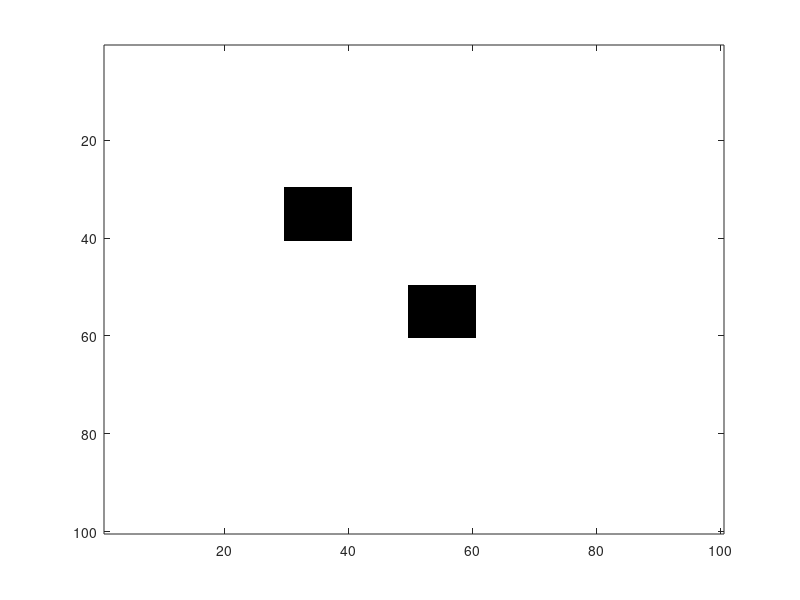

Here is the MATLAB script that generated this plot: (Note: this script raises an error after producing the figure.)
%   Project 4
%   Potential Path Planning Algorithm
%   Tausif Sharif
%   Michael Melville

%% Creating Map With Obstacle
clear
map = zeros(100);

obstacle = 1;
block = [30 40]; %height, width
block2 = [50 60];

for i=block(1,1):block(1,2)
   for j=block(1,1):block(1,2)
      map(i,j) = obstacle; 
   end
end


for i=block2(1,1):block2(1,2)
   for j=block2(1,1):block2(1,2)
      map(i,j) = obstacle; 
   end
end

%% Creating the Force Vectors
% Empty force vector for quiver
fx = zeros(100);
fy = zeros(100);
rx = zeros(100);
ry = zeros(100);
rxx = zeros(100);
ryy = zeros(100);
% Allows for x-y components
[X, Y] = meshgrid(1:1:100);

start = [3 3];
goal = [15 90];

% Force Parameters
r0 = 5;
k_att = 1;
k_rep = 200;
k_rot = 100;

% Applying attractive forces to entire map towards goal

f_att_x = -k_att*(X-goal(1,1));
f_att_y = -k_att*(Y-goal(1,2));
fx = f_att_x;
fy = f_att_y;

%r = [28 28];
r = start;

figure(1)
imagesc(1-map);
colormap gray;
hold on

while(r <= goal)
for i=(block(1,1)-r0):(block(1,2)+r0)
    for j=(block(1,1)-r0):(block(1,2)+r0)
        rmind = r - [j i];
        rmid = (block(1,1)+block(1,2))/2;
        f_rep_x = k_rep*(1/norm(rmind)^2)*(((r(1,1)-i))/norm(rmind));
        f_rep_y = -k_rep*(1/norm(rmind)^2)*(((r(1,2)+j))/norm(rmind));
        f_rot_x = k_rot*(1/norm(rmind)^3)*((rmind(1,2)-r(1,2)));
        f_rot_y = k_rot*(1/norm(rmind)^3)*((r(1,1)-rmind(1,1)));

        if(isnan(f_rep_x) || isnan(f_rep_y))
            f_rep_x = 10000;
            f_rep_y = 10000;
        end
        if(isnan(f_rot_x) || isnan(f_rot_y))
            f_rot_x = 10000;
            f_rot_y = 10000;
        end
        rx(i,j) = f_rep_x + f_rot_x;
        ry(i,j) = f_rep_y + f_rot_y;

    end
end

% % Deleting internal obstacle forces
% for i=(block(1,1)):(block(1,2))
%     for j=(block(1,1)):(block(1,2))
%         fx(i,j) = 0;
%         fy(i,j) = 0;
%     end
% end

% Applying repulsion forces to the obstacle only.
for i=(block2(1,1)-r0):(block2(1,2)+r0)
    for j=(block2(1,1)-r0):(block2(1,2)+r0)
        rmind = r - [j i];
        f_rep_x = k_rep*(1/norm(rmind)^2)*((abs(r(1,1)-i))/norm(rmind));
        f_rep_y = -k_rep*(1/norm(rmind)^2)*((abs(r(1,2)+j))/norm(rmind));
        f_rot_x = k_rot*(1/norm(rmind)^3)*(abs(rmind(1,2)-r(1,2)));
        f_rot_y = k_rot*(1/norm(rmind)^3)*(abs(r(1,1)-rmind(1,1)));

        rx(i,j) = f_rep_x + f_rot_x;
        ry(i,j) = f_rep_y + f_rot_y;
%         rxy(i,j) = rx(i,j).^2+ry(i,j).^2;
    end
end
% 
% % Deleting internal obstacle forces
% for i=(block2(1,1)):(block2(1,2))
%     for j=(block2(1,1)):(block2(1,2))
%         fx(i,j) = 0;
%         fy(i,j) = 0;
%     end
% end
%% Plotting
    f_res_x = fx + rx;
    f_res_y = fy + ry;
    f_res = sqrt(f_res_x.^2 + f_res_y.^2);
    
    if(f_res(r(1,1),r(1,2)-1) < f_res(r(1,1),r(1,2)))
        newX = r(1,2)-1;
        newY = r(1,1);
    
    elseif(f_res(r(1,1)+1,r(1,2)) < f_res(r(1,1),r(1,2)))
        newX = r(1,2);
        newY = r(1,1)+1;
    
    elseif(f_res(r(1,1)-1,r(1,2)) < f_res(r(1,1),r(1,2)))
        newX = r(1,2);
        newY = r(1,1)-1;
    
    elseif(f_res(r(1,1),r(1,2)+1) < f_res(r(1,1),r(1,2)))
        newX = r(1,2)+1;
        newY = r(1,1);
    end
    r = [newX newY];
    
    plot(goal(1,1), goal(1,2), 'Xr')
    roverNow = plot(r(1,1), r(1,2), 'Xk');
    quivrNow = quiver(X, Y, f_res_x, f_res_y, 'b');
    plot(r(1,1), r(1,2), '-k')
    axis([1 100 1 100])
    
    pause(0.05)
    if(r ~= goal)
        delete(roverNow)
        delete(quivrNow)
    end
end